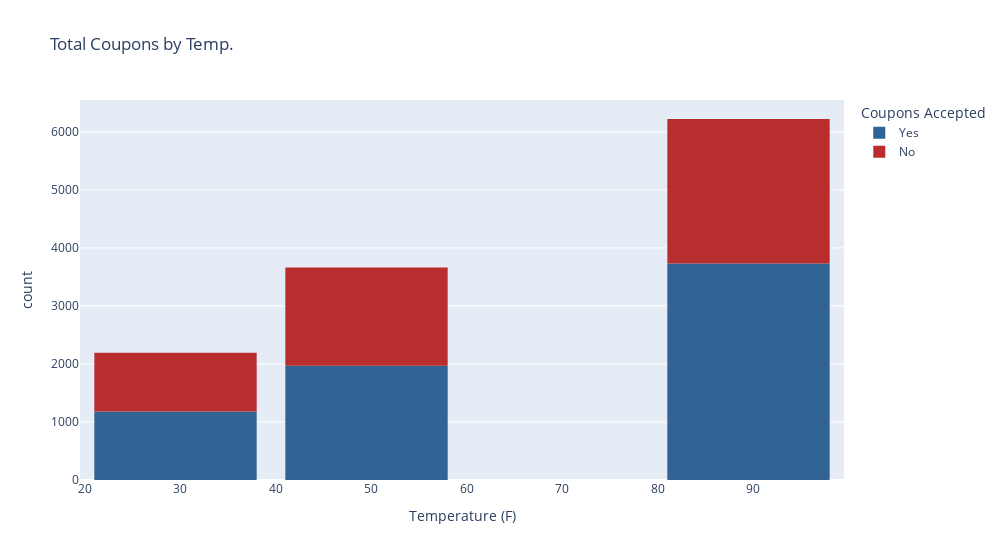

Notebook cell for this chart:
### Markdown cell above
6. Use a histogram to visualize the temperature column.

### Code cell
# Use plotly to create histogram for temperature column
fig = px.histogram(df_cleaned,x='temperature', color=df_cleaned['Y'].astype('str').replace({'1':'Yes', '0':'No'}) , 
             title="Total Coupons by Temp.", labels={'temperature':'Temperature (F)', 'count':'Total Coupons', 'color':'Coupons Accepted'}, 
             color_discrete_sequence=px.colors.qualitative.G10_r)

fig.update_layout(xaxis={'categoryorder':'total ascending'},bargap=0.15)
fig.update_layout(width=1000)
fig.show()

### Figure 1 — Plotly figure (JSON) as saved in the notebook; plotly's stock layout.template omitted (floating-point values rounded to 4 significant figures; data arrays with more than 128 entries replaced by an {"elided": "..."} marker saying what was removed)
{"data": [{"alignmentgroup": "True", "bingroup": "x", "hovertemplate": "Coupons Accepted=Yes<br>Temperature (F)=%{x}<br>count=%{y}<extra></extra>", "legendgroup": "Yes", "marker": {"color": "#316395", "pattern": {"shape": ""}}, "name": "Yes", "offsetgroup": "Yes", "orientation": "v", "showlegend": true, "type": "histogram", "x": {"elided": "6877 int values"}, "xaxis": "x", "yaxis": "y"}, {"alignmentgroup": "True", "bingroup": "x", "hovertemplate": "Coupons Accepted=No<br>Temperature (F)=%{x}<br>count=%{y}<extra></extra>", "legendgroup": "No", "marker": {"color": "#B82E2E", "pattern": {"shape": ""}}, "name": "No", "offsetgroup": "No", "orientation": "v", "showlegend": true, "type": "histogram", "x": {"elided": "5202 int values"}, "xaxis": "x", "yaxis": "y"}], "layout": {"bargap": 0.15, "barmode": "relative", "legend": {"title": {"text": "Coupons Accepted"}, "tracegroupgap": 0}, "title": {"text": "Total Coupons by Temp."}, "width": 1000, "xaxis": {"anchor": "y", "categoryorder": "total ascending", "domain": [0, 1], "title": {"text": "Temperature (F)"}}, "yaxis": {"anchor": "x", "domain": [0, 1], "title": {"text": "count"}}}}
